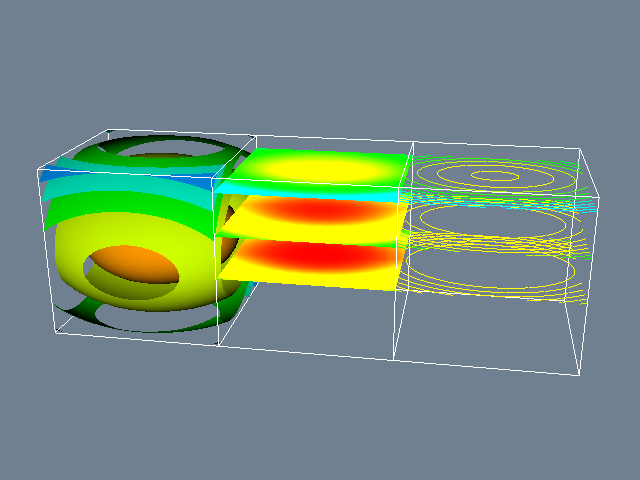

This chart was generated by the following Python code:
#!/usr/bin/env python

# Visualize a quadric function using isosurfaces, color-mapped planes, and contour lines.

# Factory overrides: importing these modules registers the OpenGL rendering
# and interaction style implementations for vtkRenderingCore factory classes.
import vtkmodules.vtkInteractionStyle  # noqa: F401
import vtkmodules.vtkRenderingOpenGL2  # noqa: F401

# VTK pipeline classes used in this example
from vtkmodules.vtkCommonDataModel import vtkQuadric
from vtkmodules.vtkFiltersCore import (
    vtkAppendFilter,
    vtkContourFilter,
)
from vtkmodules.vtkFiltersModeling import vtkOutlineFilter
from vtkmodules.vtkImagingCore import vtkExtractVOI
from vtkmodules.vtkImagingHybrid import vtkSampleFunction
from vtkmodules.vtkRenderingCore import (
    vtkActor,
    vtkDataSetMapper,
    vtkPolyDataMapper,
    vtkRenderWindow,
    vtkRenderWindowInteractor,
    vtkRenderer,
)

# Colors (normalized RGB)
slate_gray = (0.439, 0.502, 0.565)

# Source: sample a quadric implicit function on a regular grid
quadric = vtkQuadric()
quadric.SetCoefficients(1, 2, 3, 0, 1, 0, 0, 0, 0, 0)

sample = vtkSampleFunction()
sample.SetSampleDimensions(25, 25, 25)
sample.SetImplicitFunction(quadric)

# --- Isosurface visualization ---

# Filter: generate isosurfaces from the sampled quadric
iso_contour = vtkContourFilter()
iso_contour.SetInputConnection(sample.GetOutputPort())
iso_contour.GenerateValues(5, 1.0, 6.0)

# Mapper: map isosurfaces to graphics primitives
iso_mapper = vtkPolyDataMapper()
iso_mapper.SetInputConnection(iso_contour.GetOutputPort())
iso_mapper.SetScalarRange(0, 7)

# Actor: display the isosurfaces
iso_actor = vtkActor()
iso_actor.SetMapper(iso_mapper)

# Filter/Mapper/Actor: outline for isosurface view
iso_outline = vtkOutlineFilter()
iso_outline.SetInputConnection(sample.GetOutputPort())
iso_outline_mapper = vtkPolyDataMapper()
iso_outline_mapper.SetInputConnection(iso_outline.GetOutputPort())
iso_outline_actor = vtkActor()
iso_outline_actor.SetMapper(iso_outline_mapper)

# --- Color-mapped planes visualization ---

number_of_planes = 3
dims = sample.GetSampleDimensions()
slice_incr = (dims[2] - 1) // (number_of_planes + 1)

# Filter: extract slices and append them
slice_k_0 = -4 + slice_incr
slice_k_1 = slice_k_0 + slice_incr
slice_k_2 = slice_k_1 + slice_incr

planes_extract_0 = vtkExtractVOI()
planes_extract_0.SetInputConnection(sample.GetOutputPort())
planes_extract_0.SetVOI(0, dims[0] - 1, 0, dims[1] - 1, slice_k_0, slice_k_0)

planes_extract_1 = vtkExtractVOI()
planes_extract_1.SetInputConnection(sample.GetOutputPort())
planes_extract_1.SetVOI(0, dims[0] - 1, 0, dims[1] - 1, slice_k_1, slice_k_1)

planes_extract_2 = vtkExtractVOI()
planes_extract_2.SetInputConnection(sample.GetOutputPort())
planes_extract_2.SetVOI(0, dims[0] - 1, 0, dims[1] - 1, slice_k_2, slice_k_2)

planes_append = vtkAppendFilter()
planes_append.AddInputConnection(planes_extract_0.GetOutputPort())
planes_append.AddInputConnection(planes_extract_1.GetOutputPort())
planes_append.AddInputConnection(planes_extract_2.GetOutputPort())
planes_append.Update()

# Mapper: map extracted planes to graphics primitives
planes_mapper = vtkDataSetMapper()
planes_mapper.SetInputConnection(planes_append.GetOutputPort())
planes_mapper.SetScalarRange(0, 7)

# Actor: display the color-mapped planes
planes_actor = vtkActor()
planes_actor.SetMapper(planes_mapper)
planes_actor.GetProperty().SetAmbient(1.0)

# Filter/Mapper/Actor: outline for planes view
planes_outline = vtkOutlineFilter()
planes_outline.SetInputConnection(sample.GetOutputPort())
planes_outline_mapper = vtkPolyDataMapper()
planes_outline_mapper.SetInputConnection(planes_outline.GetOutputPort())
planes_outline_actor = vtkActor()
planes_outline_actor.SetMapper(planes_outline_mapper)

planes_actor.AddPosition(iso_actor.GetBounds()[0] * 2.0, 0, 0)
planes_outline_actor.AddPosition(iso_actor.GetBounds()[0] * 2.0, 0, 0)

# --- Contour lines on planes visualization ---

number_of_contours = 15

contour_extract_0 = vtkExtractVOI()
contour_extract_0.SetInputConnection(sample.GetOutputPort())
contour_extract_0.SetVOI(0, dims[0] - 1, 0, dims[1] - 1, slice_k_0, slice_k_0)

contour_0 = vtkContourFilter()
contour_0.SetInputConnection(contour_extract_0.GetOutputPort())
contour_0.GenerateValues(number_of_contours, 1.0, 6.0)

contour_extract_1 = vtkExtractVOI()
contour_extract_1.SetInputConnection(sample.GetOutputPort())
contour_extract_1.SetVOI(0, dims[0] - 1, 0, dims[1] - 1, slice_k_1, slice_k_1)

contour_1 = vtkContourFilter()
contour_1.SetInputConnection(contour_extract_1.GetOutputPort())
contour_1.GenerateValues(number_of_contours, 1.0, 6.0)

contour_extract_2 = vtkExtractVOI()
contour_extract_2.SetInputConnection(sample.GetOutputPort())
contour_extract_2.SetVOI(0, dims[0] - 1, 0, dims[1] - 1, slice_k_2, slice_k_2)

contour_2 = vtkContourFilter()
contour_2.SetInputConnection(contour_extract_2.GetOutputPort())
contour_2.GenerateValues(number_of_contours, 1.0, 6.0)

contour_append = vtkAppendFilter()
contour_append.AddInputConnection(contour_0.GetOutputPort())
contour_append.AddInputConnection(contour_1.GetOutputPort())
contour_append.AddInputConnection(contour_2.GetOutputPort())
contour_append.Update()

# Mapper: map contour lines to graphics primitives
contour_mapper = vtkDataSetMapper()
contour_mapper.SetInputConnection(contour_append.GetOutputPort())
contour_mapper.SetScalarRange(0, 7)

# Actor: display the contour lines
contour_actor = vtkActor()
contour_actor.SetMapper(contour_mapper)
contour_actor.GetProperty().SetAmbient(1.0)

# Filter/Mapper/Actor: outline for contour view
contour_outline = vtkOutlineFilter()
contour_outline.SetInputConnection(sample.GetOutputPort())
contour_outline_mapper = vtkPolyDataMapper()
contour_outline_mapper.SetInputConnection(contour_outline.GetOutputPort())
contour_outline_actor = vtkActor()
contour_outline_actor.SetMapper(contour_outline_mapper)

contour_actor.AddPosition(iso_actor.GetBounds()[0] * 4.0, 0, 0)
contour_outline_actor.AddPosition(iso_actor.GetBounds()[0] * 4.0, 0, 0)

# Renderer: assemble the scene and configure the camera
renderer = vtkRenderer()
renderer.AddActor(planes_actor)
renderer.AddActor(planes_outline_actor)
renderer.AddActor(contour_actor)
renderer.AddActor(contour_outline_actor)
renderer.AddActor(iso_actor)
renderer.AddActor(iso_outline_actor)
renderer.TwoSidedLightingOn()
renderer.SetBackground(slate_gray)

# Window: display the rendered scene
render_window = vtkRenderWindow()
render_window.AddRenderer(renderer)
render_window.SetWindowName("quadric")
render_window.SetMultiSamples(0)
render_window.SetSize(640, 480)

# Scene: configure the camera
renderer.GetActiveCamera().SetPosition(0, -1, 0)
renderer.GetActiveCamera().SetFocalPoint(0, 0, 0)
renderer.GetActiveCamera().SetViewUp(0, 0, -1)
renderer.ResetCamera()
renderer.GetActiveCamera().Elevation(20)
renderer.GetActiveCamera().Azimuth(10)
renderer.GetActiveCamera().Dolly(1.2)
renderer.ResetCameraClippingRange()

# Interactor: handle mouse and keyboard events
render_window_interactor = vtkRenderWindowInteractor()
render_window_interactor.SetRenderWindow(render_window)

# Launch the interactive visualization
render_window_interactor.Initialize()
render_window_interactor.Start()
